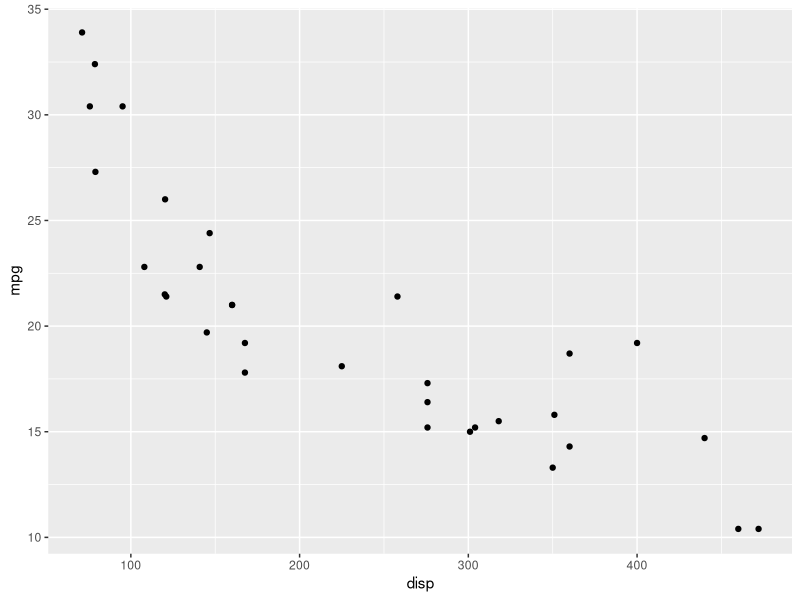
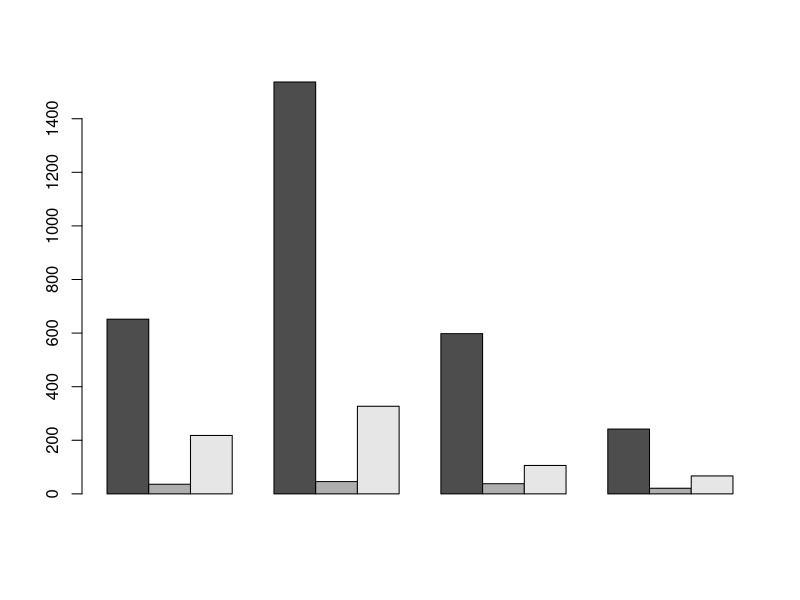
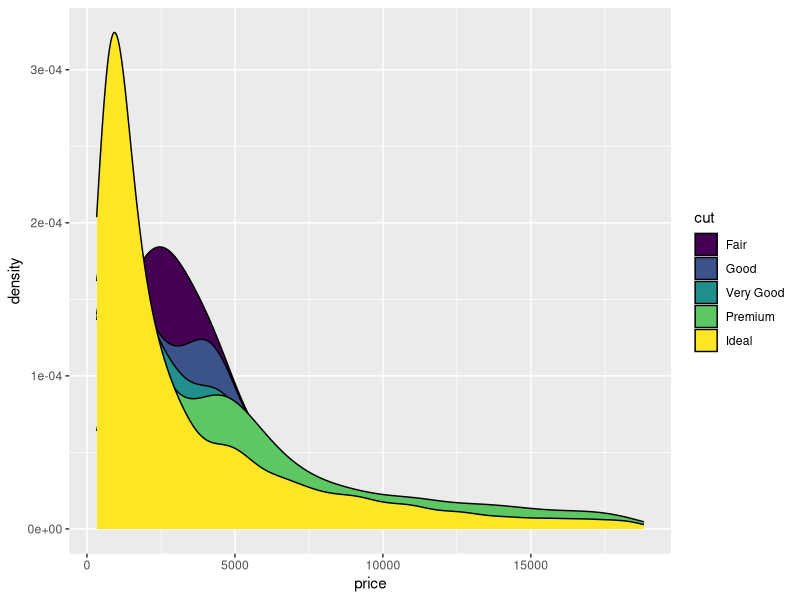
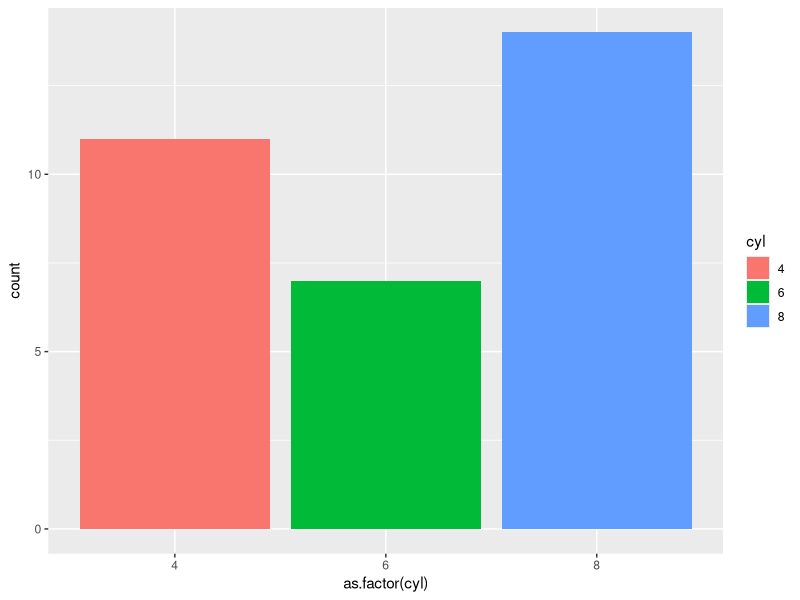

R code for these plots, in order:


# Lista de Exercícios - Capítulo 4 - Gráficos


# def dir
setwd("C:/Users/paloma/Desktop/GitHub/R-Tools/04-LingRGraficos")
getwd()



# Exercicio 1 - Crie uma função que receba os dois vetores abaixo como parâmetro, 
# converta-os em um dataframe e imprima no console
vec1 <- (10:13)
vec2 <- c("a", "b", "c", "d")

myfunc <- function(x,y){
  df = data.frame(cbind(x,y))
  print(df)
}

myfunc(vec1, vec2)


# -------------------------------------------------------------------------------
# Exercicio 2 - Crie uma matriz com 4 linhas e 4 colunas preenchida com 
# números inteiros e calcule a média de cada linha

mat <- matrix(c(1:16), nrow = 4, ncol = 4)
mat 
apply(mat, 1, mean) 
# SEMPRE QUE TIVER NECESSIDADE DE LOOP, AVALIE SE N É POSSIVEL RESOLVER COM A FAMILIA APPLY!!!
# 1 -> indica que farei a op por nivel de linha
# 2 -> indica que farei op por nível de col 



# -------------------------------------------------------------------------------
# Exercicio 3 - Considere o dataframe abaixo. 
# Calcule a média por disciplina e depois calcule a média de apenas uma disciplina
escola <- data.frame(Aluno = c('Alan', 'Alice', 'Alana', 'Aline', 'Alex', 'Ajay'),
                     Matematica = c(90, 80, 85, 87, 56, 79),
                     Geografia = c(100, 78, 86, 90, 98, 67),
                     Quimica = c(76, 56, 89, 90, 100, 87))

escola 
apply(escola[, c(2,3,4)], 2, mean)
# , c(2,3,4) -> cria uma fatia para aplicar a op somente em algumas cols
# 2 -> op em nivel de col 
# mean -> op que eu quero fazer



# apenas uma disciplina (, c(2) -> vetor com apenas um elemento)
apply(escola[, c(2), drop=F], 2, mean)

apply(escola[, c(3), drop=F], 2, mean)

apply(escola[, c(4), drop=F], 2, mean)
# o apply espera que o obj tenha algumas dimensoes, para evitar a coerção, add drop = F!!!


# -------------------------------------------------------------------------------
# Exercicio 4 - Crie uma lista com 3 elementos, todos numéricos 
# e calcule a soma de todos os elementos da lista
lst <- list(a = 1:10, b = 1:5)
lst
do.call(sum, lst) # a fç do.call entrega a soma de toda a lista!!





# -------------------------------------------------------------------------------
# Exercicio 5 - Transforme a lista anterior um vetor
unlist(lst) # essa fç transforma oj multidim em unidim






# -------------------------------------------------------------------------------
# Exercicio 6 - Considere a string abaixo. Substitua a palavra "textos" por "frases"
str <- c("Expressoes", "regulares", "em linguagem R", 
         "permitem a busca de padroes", "e exploracao de textos",
         "podemos buscar padroes em digitos",
         "como por exemplo",
         "10992451280")


gsub("textos", "frases", str)



# -------------------------------------------------------------------------------
# Exercicio 7 - Usando o dataset mtcars, crie um gráfico com ggplot do tipo 
# scatter plot. Use as colunas disp e mpg nos eixos x e y respectivamente

library(ggplot2)
ggplot(data = mtcars, aes(x = disp, y = mpg)) + geom_point()
# aes -> especifica oq será colocado em x e y!!
# geom_point() -> scatter plot



# -------------------------------------------------------------------------------
# Exercicio 8 - Considere a matriz abaixo.
# Crie um bar plot que represente os dados em barras individuais.
mat1 <- matrix(c(652,1537,598,242,36,46,38,21,218,327,106,67), nrow = 3, byrow = T)
mat1

barplot(mat1, beside = T) # barras individuais para cada info!!!! 



# -------------------------------------------------------------------------------
# Exercício 9 - Qual o erro do código abaixo?
# Troubleshooting!!
data(diamonds)
View(diamonds)

ggplot(data = diamonds, aes(x = price, group = cut, fill = cut)) + 
  geom_density(adjust = 1.5)





# -------------------------------------------------------------------------------
# Exercício 10 - Qual o erro do código abaixo?
ggplot(mtcars, aes(x = as.factor(cyl), fill = as.factor(cyl))) + 
  geom_bar() +
  labs(fill = "cyl")





# FIM 

